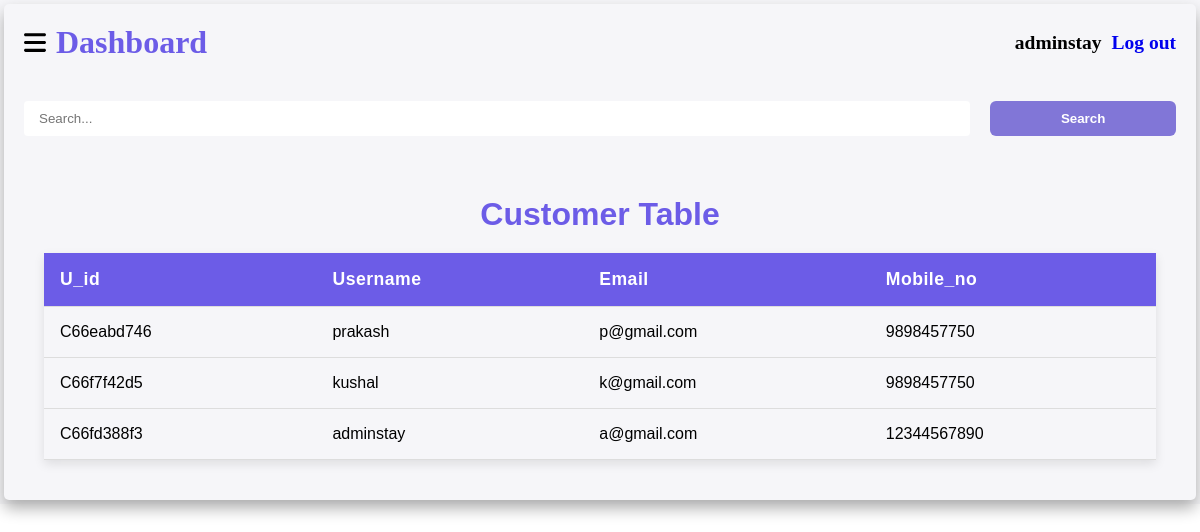
Before: /Admin_merchant.php (signed in) with the older database file.
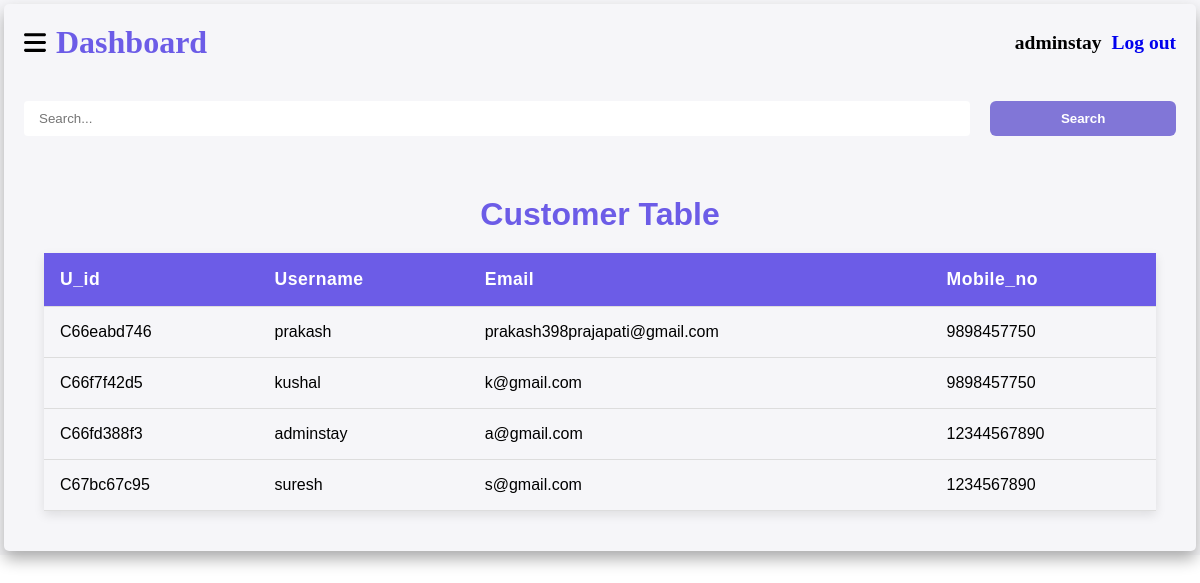
After: the same page with the newer database file.
### tables this page shows
CREATE TABLE `c_register` (
  `Uc_id` varchar(10) NOT NULL,
  `Username` varchar(50) NOT NULL,
  `Email` varchar(258) NOT NULL,
  `Mobile_no` char(15) NOT NULL,
  `Password` varchar(100) NOT NULL
);

### Admin_merchant.php (the view, shortened to what this page needs)
<!DOCTYPE html>
<html lang="en">
<head>
    <link rel="stylesheet" href="./CSS/index.css">
    <link rel="stylesheet" href="https://cdnjs.cloudflare.com/ajax/libs/font-awesome/6.6.0/css/all.min.css" />
    <link rel="stylesheet" href="./CSS/table.css">
</head>
<body>
    <div class="container">
        <div class="right">
            <div class="navbar">
                <h1 class="name">
                    <img src="./Images/ham.svg" alt="" srcset="" id="hambtn">
                    <span>Dashboard</span>
                </h1>
                <h2 class="uname">
                    <?php
                    if (isset($_SESSION['adminname'])) {
                        echo   "<span>" . $_SESSION['adminname'] . "</span>";
                        echo  "<a href='Process/logout.php'>Log out</a>";
                    } else {
                        header("location:Admin.php");
                    }
                    ?>
                </h2>
            </div>
            <form method="POST">
                <div class="search">
                    <input class="stc" type="text" name="serch" placeholder="Search...">
                    <button class="scbtn" name="serchbtn">Search</button>
                </div>
            </form>
            <?php
            include './Process/cnn.php';
            if (array_key_exists('serchbtn', $_POST)) {
                serchdata();
            } else {
                $data  = mysqli_query($cnn, "Select * from  c_register");
                echo "<div class='table-container'>
                <h1>Customer Table</h1>
                    <table>
                        <thead>
                            <tr id='data2'>
                                <th>U_id</th>
                                <th>Username</th>
                                <th>Email</th>
                                <th>Mobile_no</th>
                            </tr>
                        </thead>";
                while ($d = mysqli_fetch_assoc($data)) {
                    echo "<tbody>
                    <tr>
                        <td><span id='data'>U_id :</span>" . $d['Uc_id'] . "</td>
                        <td><span id='data'>Username :</span>" . $d['Username'] . "</td>
                        <td><span id='data'>Email :</span>" . $d['Email'] . "</td>
                        <td><span id='data'>Mobile_no :</span>" . $d['Mobile_no'] . "</td>
                    </tr>
                </tbody>";
                }
                echo "</table></div>";
            }
            ?>
        </div>
    </div>
</body>
</html>

Changed rows visible on the page:
changed c_register "C66eabd746": Email "p@gmail.com" → "prakash398prajapati@gmail.com"
added c_register: Uc_id "C67bc67c95", Username "suresh", Email "s@gmail.com", Mobile_no "1234567890"
